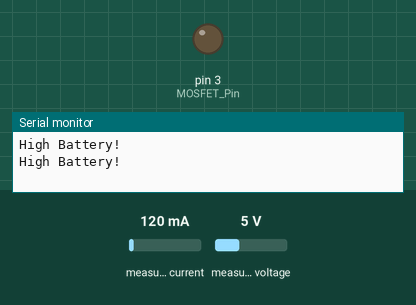
Simulated run of this sketch. Board: Arduino Uno, built with avr-gcc and run on an emulated ATmega328P. Parts: output pins drawn as LEDs (lit = HIGH), the last lines printed to the serial monitor. The inputs (shaded band) are chosen by the test bench; at power-on: measured voltage 5 V, measured current 120 mA.

Above: at 1.2 s.
1.3 s: measured voltage set to 4.5 V
3.2 s: measured voltage set to 4 V
At 4.4 s:
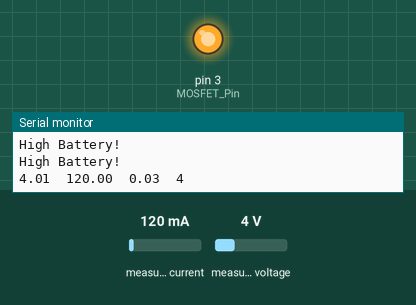
5.5 s: measured voltage set to 7.5 V
At 7.2 s:
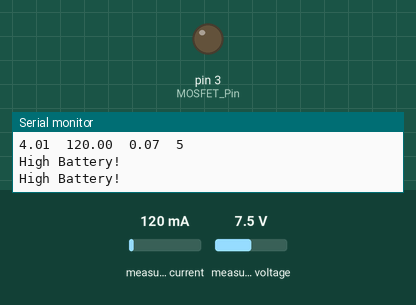
7.5 s: measured voltage set to 3.8 V
At 9.3 s:
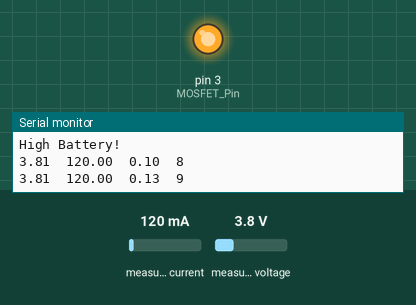
Timing chart, 0 to 10.5 s (numbered marks = the images above; inputs shaded):
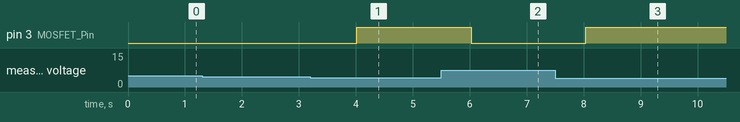

The sketch:

Resonant_BattMonitor2.ino
```cpp
#include <Wire.h>
#include <Adafruit_INA219.h>

Adafruit_INA219 ina219(0x40);

#define MOSFET_Pin 3
#define Bat_Pin A0


float T = 1.0;
float Capacity = 0;
float Sec2Hour = 3600.0;
float Bat_High = 4.3;
float Bat_Low = 2.8;
//float sample1 =0;
float Vcc = 4.44; // Voltage of Arduino 5V pin ( Mesured by Multimeter )
//float busV = 0;
unsigned long time;


void setup() {
  // put your setup code here, to run once:
  pinMode(MOSFET_Pin, OUTPUT);
  digitalWrite(MOSFET_Pin, LOW);
  Serial.begin(115200);
  ina219.begin();
  //Serial.println("Battery Tester Start:");

}

void loop(void) {

  time = millis();
  float busV = 0;
  float shuntV = 0;
  float loadV = 0;
  float currentmA = 0;

 /*
  for(int i=0;i< 100;i++)
  {

   sample1=sample1+analogRead(Bat_Pin); //read the voltage from the divider circuit
   delay (2);
  }
  sample1=sample1/100;
  busV = (2*sample1*Vcc)/1024.0;
  */
  shuntV = ina219.getShuntVoltage_mV();
  busV = ina219.getBusVoltage_V();
  loadV = busV + (shuntV / 1000);


  //Serial.print("Bus Voltage:   "); Serial.print(busV); Serial.println(" V");

  //**************************************************Checking Battery Condition***************************************************************

  if ( loadV > Bat_High )
    {
      digitalWrite(MOSFET_Pin, LOW);
      Serial.println("\nHigh Battery!\n");
      delay(T*1000);
    }

   else if ( loadV < Bat_Low )
    {
      digitalWrite(MOSFET_Pin, LOW);
      Serial.println("\nLow Battery!\n");
      Serial.print(loadV);Serial.print("\t");
      Serial.print(currentmA);Serial.print("\t");
      Serial.print(Capacity);Serial.print("\t");
      Serial.print(time/1000);Serial.print("\n");
      delay(T*1000);
    }

   else if ( (loadV > Bat_Low) && (loadV < Bat_High) )
    {
      digitalWrite(MOSFET_Pin, HIGH);
      currentmA = ina219.getCurrent_mA();
      Capacity = Capacity + currentmA*(T/Sec2Hour);
      Serial.print(loadV);Serial.print("\t");
      Serial.print(currentmA);Serial.print("\t");
      Serial.print(Capacity);Serial.print("\t");
      Serial.print(time/1000);Serial.print("\n");
      /*
      Serial.print("Voltage:  "); Serial.print(loadV); Serial.println(" V");
      Serial.print("Current:       "); Serial.print(currentmA); Serial.println(" mA");
      Serial.print("Capacity:      "); Serial.print(Capacity); Serial.println(" mAh");
      Serial.print("Time:          "); Serial.print(time/1000); Serial.println(" s");
      Serial.println("\n");
      */
      delay(T*1000);
    }
}
```

Measured:
- the behaviour switches between 4.3 and 4.2 V on measured voltage (found by bisection; images 0 and 1)
- after the input at 3.2 s, pin 3 (MOSFET_Pin): LOW → HIGH after 0.82 s
- after the input at 5.5 s, pin 3 (MOSFET_Pin): HIGH → LOW after 0.53 s
- after the input at 7.5 s, pin 3 (MOSFET_Pin): LOW → HIGH after 0.54 s
